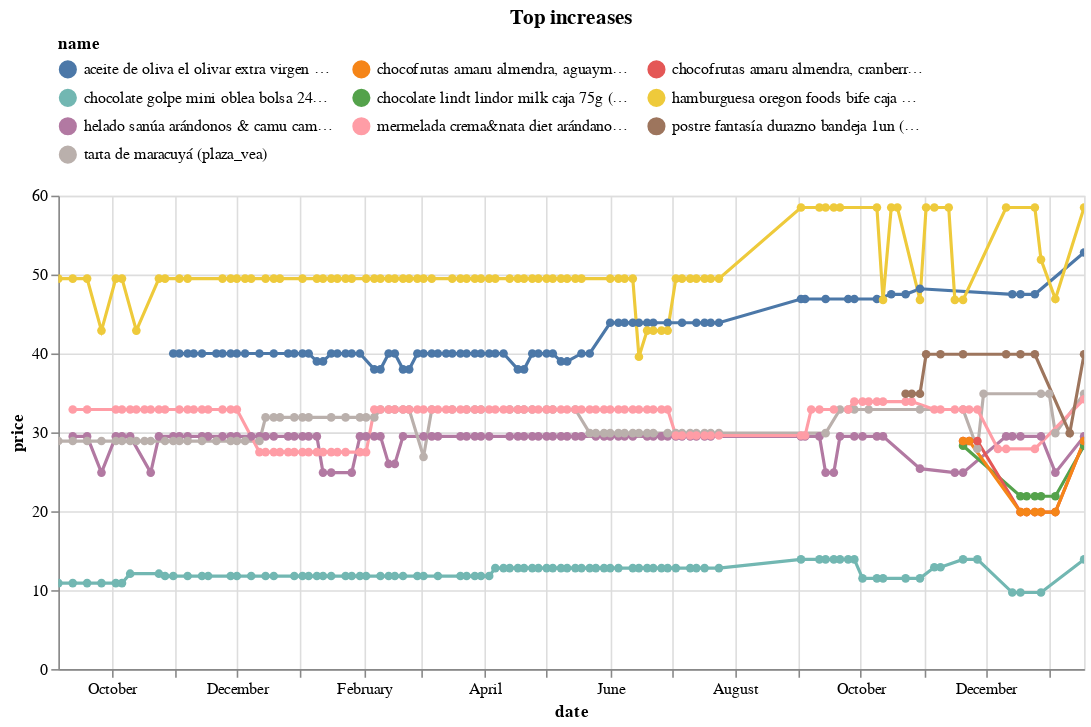

Notebook cell for this chart:
### Code cell
(top_changes_abs
 .sort_values('change')
 .tail(10)
 .pipe(plot_changes, 'Top increases')
)

### Figure 1 — Vega-Lite specification as saved in the notebook (floating-point values rounded to 4 significant figures; data arrays with more than 128 entries replaced by an {"elided": "..."} marker saying what was removed)
{"config": {"view": {"continuousWidth": 300, "continuousHeight": 300}, "legend": {"columns": 3, "orient": "top"}}, "data": {"name": "data-92a353aed50a85c69bb29fde857acaa6"}, "mark": {"type": "line", "point": true}, "encoding": {"color": {"field": "name", "scale": {"domain": ["aceite de oliva el olivar extra virgen botella 1l (plaza_vea)", "chocofrutas amaru almendra, aguaymanto, mango caja 140g (plaza_vea)", "chocofrutas amaru almendra, cranberry, plátano caja 140g (plaza_vea)", "chocolate golpe mini oblea bolsa 24un (plaza_vea)", "chocolate lindt lindor milk caja 75g (plaza_vea)", "hamburguesa oregon foods bife caja 4un (plaza_vea)", "helado sanúa arándonos & camu camu pote 300g (plaza_vea)", "mermelada crema&nata diet arándano frasco 330g (plaza_vea)", "postre fantasía durazno bandeja 1un (plaza_vea)", "tarta de maracuyá (plaza_vea)"]}, "type": "nominal"}, "tooltip": [{"field": "name", "type": "nominal"}, {"field": "price", "type": "quantitative"}, {"field": "last_price", "type": "quantitative"}], "x": {"field": "date", "type": "temporal"}, "y": {"field": "price", "type": "quantitative"}}, "params": [{"name": "param_11", "select": {"type": "point", "fields": ["name"]}, "bind": "legend"}, {"name": "param_12", "select": {"type": "interval", "encodings": ["x", "y"]}, "bind": "scales"}], "title": "Top increases", "transform": [{"filter": {"param": "param_11"}}], "width": 650, "$schema": "https://vega.github.io/schema/vega-lite/v5.16.3.json", "datasets": {"data-92a353aed50a85c69bb29fde857acaa6": {"elided": "566 records"}}}
